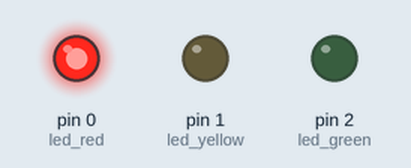
A sketch run on a simulated Arduino Uno, built with avr-gcc and run on an emulated ATmega328P. Shown: output pins drawn as LEDs (lit = HIGH).

Above: at 0.45 s.
At 1.45 s:
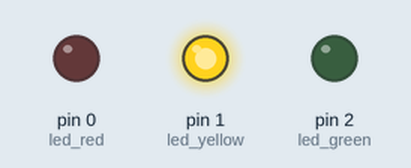
At 2.5 s:
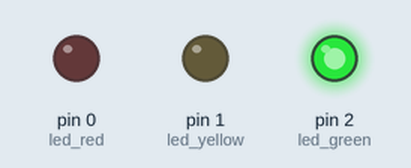
Timing chart, 0 to 3.0 s (numbered marks = the images above):
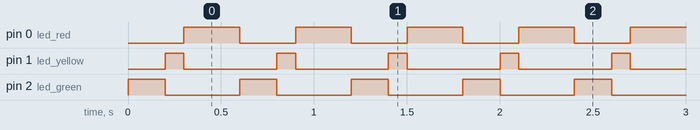

The sketch:

blinkled.ino
```cpp
int led_red = 0; // the red LED is connected to Pin 0 of the Arduino
int led_yellow = 1; // the yellow LED is connected to Pin 1 of the Arduino
int led_green = 2; // the green LED is connected to Pin 2 of the Arduino

void setup() {
  // set up all the LEDs as OUTPUT
  pinMode(led_red, OUTPUT);
  pinMode(led_yellow, OUTPUT);
  pinMode(led_green, OUTPUT);
}

void loop() {
  // turn the green LED on and the other LEDs off
  digitalWrite(led_red, LOW);
  digitalWrite(led_yellow, LOW);
  digitalWrite(led_green, HIGH);
  delay(200);    // wait 2 seconds

  // turn the yellow LED on and the other LEDs off
  digitalWrite(led_red, LOW);
  digitalWrite(led_yellow, HIGH);
  digitalWrite(led_green, LOW);
  delay(100);   // wait 1 second

  // turn the red LED on and the other LEDs off
  digitalWrite(led_red, HIGH);
  digitalWrite(led_yellow, LOW);
  digitalWrite(led_green, LOW);
  delay(300);  // wait 3 seconds
}
```

irreceiver.cpp
```cpp
// C++ code

// Include the library for the Adafruit LED Backpack (7-segment display)
#include "Adafruit_LEDBackpack.h"

// Include the IRremote library for infrared communication
#include <IRremote.h>

// Global variable to store the button number
int button = 0;

// Create an object for the 7-segment LED display
Adafruit_7segment led_display1 = Adafruit_7segment();

// Variable to store the combined display value
String displayValue = "";

// Maximum length of the display value
const int MAX_DISPLAY_LENGTH = 4;

// Map the IR code to the corresponding remote button.
// The buttons are in this order on the remote:
//    0   1   2
//    4   5   6
//    8   9  10
//   12  13  14
//   16  17  18
//   20  21  22
//   24  25  26
//
// Return -1, if supplied code does not map to a key.
int mapCodeToButton(unsigned long code) {
  // For the remote used in the Tinkercad simulator,
  // the buttons are encoded such that the hex code
  // received is of the format: 0xiivvBF00
  // Where the vv is the button value, and ii is
  // the bit-inverse of vv.
  // For example, the power button is 0xFF00BF000

  // Check for codes from this specific remote
  if ((code & 0x0000FFFF) == 0x0000BF00) {
    // No longer need the lower 16 bits. Shift the code by 16
    code >>= 16;
    // Check that the value and inverse bytes are complementary.
    if (((code >> 8) ^ (code & 0x00FF)) == 0x00FF) {
      return code & 0xFF;
    }
  }
  return -1;
}

// Function to read the infrared signal
int readInfrared() {
  int result = -1; // Initialize the result to -1 (no button pressed)
  // Check if we've received a new code
  if (IrReceiver.decode()) {
    // Get the infrared code
    unsigned long code = IrReceiver.decodedIRData.decodedRawData;
    // Map it to a specific button on the remote
    result = mapCodeToButton(code);
    // Enable receiving of the next value
    IrReceiver.resume();
  }
  return result; // Return the button number or -1 if no button was pressed
}

// Function to convert button number to letter
char buttonToLetter(int button) {
  switch (button) {
    case 0: return 'A';
    case 1: return 'B';
    case 2: return 'C';
    case 4: return 'D';
    case 5: return 'E';
    case 6: return 'F';
    case 8: return 'G';
    case 9: return 'H';
    case 10: return 'I';
    case 12: return 'J';
    case 13: return 'K';
    case 14: return 'L';
    case 16: return 'M';
    case 17: return 'N';
    case 18: return 'O';
    case 20: return 'P';
    case 21: return 'Q';
    case 22: return 'R';
    case 24: return 'S';
    case 25: return 'T';
    case 26: return 'U';
    default: return '?'; // Unknown character
  }
}

// Setup function (runs once at the beginning)
void setup()
{
  Serial.begin(9600);
  // initializes serial communication with a specific baud rate (9600 in this case
  Serial.println("Hello, Serial Monitor!");

  // Initialize the 7-segment LED display with the I2C address 112
  led_display1.begin(112);
  // Initialize the IR receiver on pin 2
  IrReceiver.begin(2);

  // Display "----" on the 7-segment display during initialization
  led_display1.println("----");
  led_display1.writeDisplay();
}

// Loop function (runs continuously)
void loop()
{
  // Read the infrared signal and get the button number
  button = readInfrared();
  // Check if a valid button was pressed (button number is 0 or greater)
  if (button >= 0) {
    // Convert the button number to a letter
    char letter = buttonToLetter(button);

    // Append the new letter to the display value
    displayValue += letter;

    // Limit the length of the display value to MAX_DISPLAY_LENGTH
    if (displayValue.length() > MAX_DISPLAY_LENGTH) {
      displayValue = displayValue.substring(displayValue.length() - MAX_DISPLAY_LENGTH);
    }

    // Display the combined value on the 7-segment display
    led_display1.println(displayValue);
    led_display1.writeDisplay();

    // Print the button number to the serial monitor
    Serial.print("Button pressed: ");
    Serial.println(letter);
  }
  // Delay a little bit to improve simulation performance
  delay(10);
}
```

Measured:
- by itself, pin 0 (led_red): alternates HIGH for 0.30 s and LOW for 0.30 s
- by itself, pin 1 (led_yellow): alternates HIGH for 0.10 s and LOW for 0.50 s
- by itself, pin 2 (led_green): alternates HIGH for 0.20 s and LOW for 0.40 s
